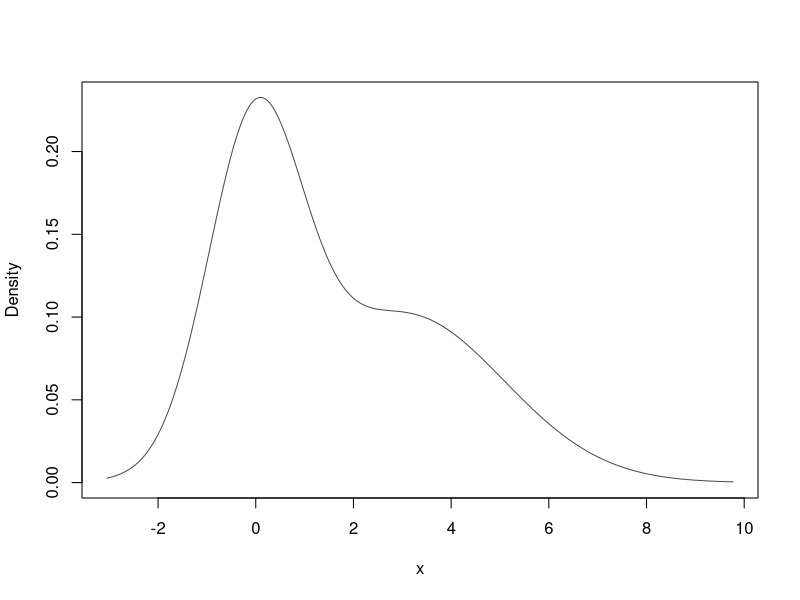
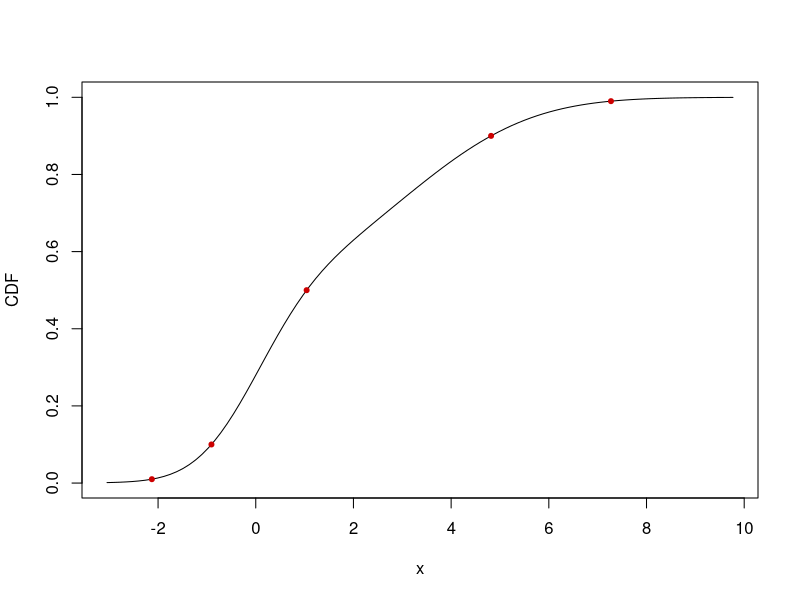
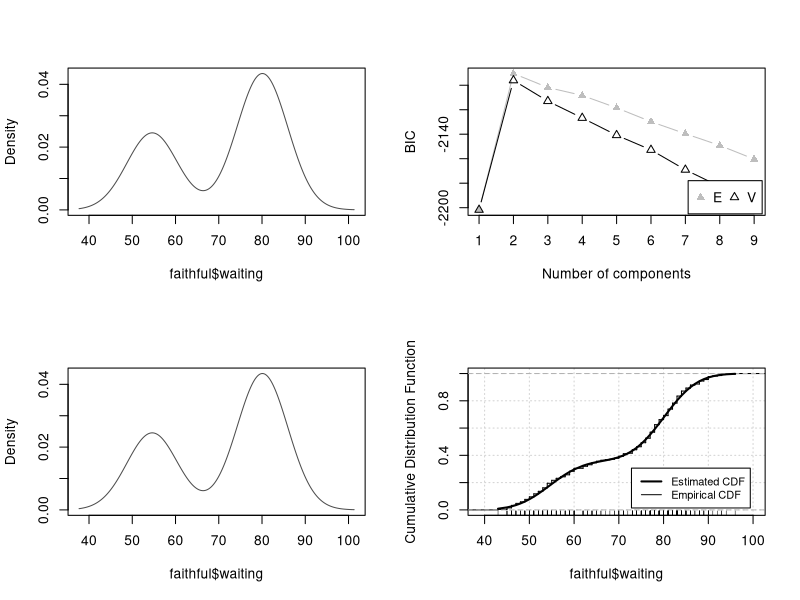
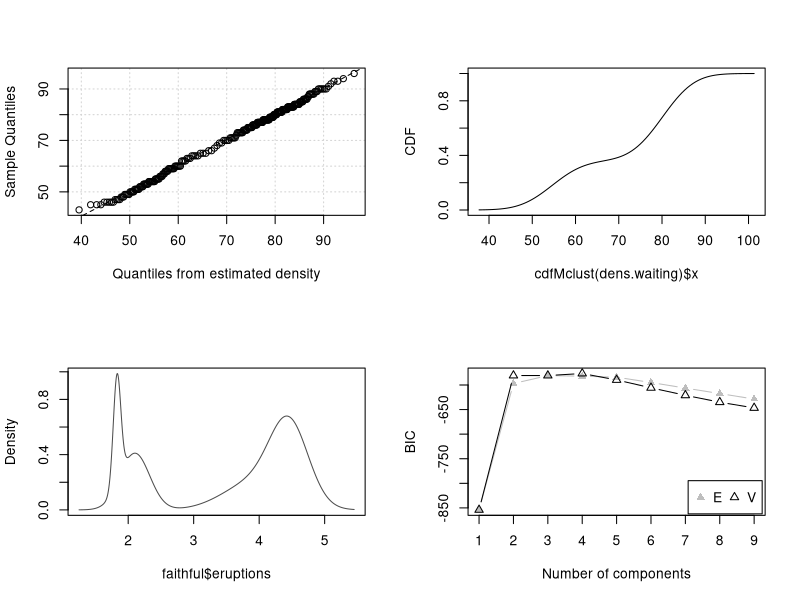
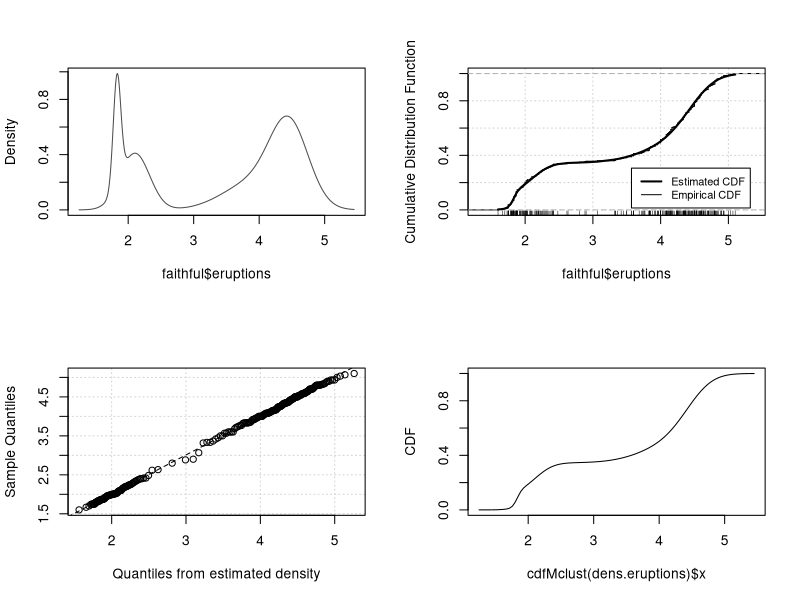

R code for these plots, in order:
library(mclust)


### Name: cdfMclust
### Title: Cumulative Distribution and Quantiles for a univariate Gaussian
###   mixture distribution
### Aliases: cdfMclust quantileMclust
### Keywords: cluster dplot

### ** Examples

x <- c(rnorm(100), rnorm(100, 3, 2))
dens <- densityMclust(x)
summary(dens, parameters = TRUE)
cdf <- cdfMclust(dens)
str(cdf)
q <- quantileMclust(dens, p = c(0.01, 0.1, 0.5, 0.9, 0.99))
cbind(quantile = q, cdf = cdfMclust(dens, q)$y)
plot(cdf, type = "l", xlab = "x", ylab = "CDF")
points(q, cdfMclust(dens, q)$y, pch = 20, col = "red3")

par(mfrow = c(2,2))
dens.waiting <- densityMclust(faithful$waiting)
plot(dens.waiting)
plot(cdfMclust(dens.waiting), type = "l", 
     xlab = dens.waiting$varname, ylab = "CDF")
dens.eruptions <- densityMclust(faithful$eruptions)
plot(dens.eruptions)
plot(cdfMclust(dens.eruptions), type = "l", 
     xlab = dens.eruptions$varname, ylab = "CDF")
par(mfrow = c(1,1))
